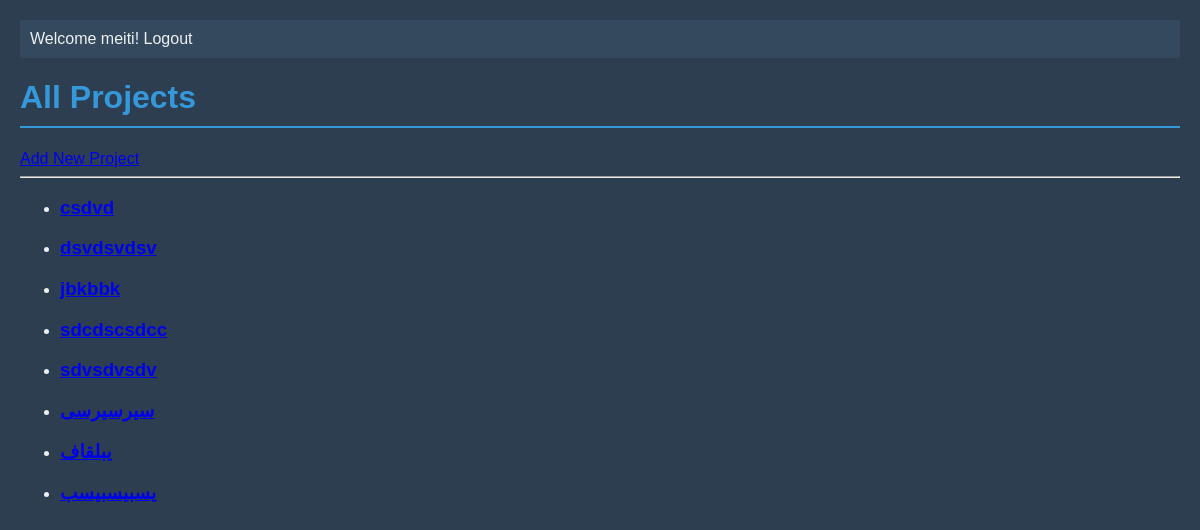
Page /projects/ (signed in) on the committed database.
### project/models.py (models this page shows, shortened)
class project(models.Model):
    title = models.CharField(max_length=20)
    description = models.TextField(blank=True)
    developers = models.ManyToManyField(Developer,related_name="projects")

### project/views.py (the view)
# urls.py: path("",views.Project_List.as_view(),name = "project_list"),
class Project_List(LoginRequiredMixin,ListView):
    model = project
    template_name = 'project/project_list.html'
    ordering = ['title']
    context_object_name = 'projects'

### project/templates/project/project_list.html (shortened to what this page needs)
<!DOCTYPE html>
   {% load static %}
    <link rel="stylesheet" href="{% static 'css/back.css' %}">
    {% include 'navbar.html' %}
<html>
<head>
</head>
<body>
    <h1>All Projects</h1>
    <a href="{% url 'create_project' %}">Add New Project</a>
    <hr>
    <ul>
        {% for project in projects %}
            <li>
       <h3>
  <a href="{% url 'project_detail' project.pk %}">
    {{ project.title }}
  </a>
</h3>
            </li>
        {% empty %}
            <li>No projects found.</li>
        {% endfor %}
    </ul>
</body>
</html>

### Task_3/templates/navbar.html (shortened to what this page needs)
{% load static %}
<nav class="navbar">
        {% if user.is_authenticated %}
            <span class="username">Welcome {{ user.username }}!</span>
        <a href="{% url 'logout' %}">Logout</a>
        {% else %}
            <a href="{% url 'login' %}">Login</a>
            <a href="{% url 'register' %}">Register</a>
        {% endif %}
</nav>

### static/css/back.css (style rules this page uses)
body { background-color: #2c3e50; color: #ecf0f1; font-family: Arial, sans-serif; margin: 0; padding: 20px; }
h1 { color: #3498db; border-bottom: 2px solid #3498db; padding-bottom: 10px; }
.navbar { background-color: #34495e; padding: 10px; margin-bottom: 20px; }
.navbar a { color: #ecf0f1; text-decoration: none; margin-right: 15px; }

### rows in the picture
project: title "csdvd"
project: title "dsvdsvdsv"
project: title "jbkbbk"
project: title "sdcdscsdcc"
project: title "sdvsdvsdv"
project: title "سیرسیرسی"
project: title "یبلقاف"
project: title "یسبیسبیسب"

### other values in the picture
{{ user.username }} "meiti"
